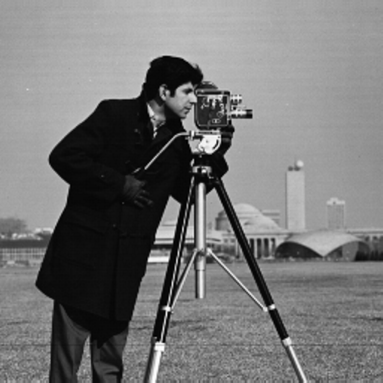
#> input picture Ch03/code/test.png, 383 x 383 px
$ python orb.py
#> lines starting #> are read from the running program, lines starting #| are printed output that depends on the picture
from skimage import data
from skimage.io import imread
from skimage import transform as tf
from skimage.feature import (match_descriptors, corner_harris,
                             corner_peaks, ORB, plot_matches)
from skimage.color import rgb2gray
import matplotlib.pyplot as plt
import numpy as np

# Read the original image
image = imread('test.png')
#> image is the input picture: shape (383, 383, 4); mean R, G, B, A 118.3, 118.3, 118.3, 255

# Remove alpha channel if it exists
if image.shape[-1] == 4:
    image = image[..., :3]
#> image: shape (383, 383, 3)

# Convert the image to grayscale
image_org = rgb2gray(image)

# We prepare another image by rotating it. Only to demonstrate feature matching
image_rot = tf.rotate(image_org, 180)
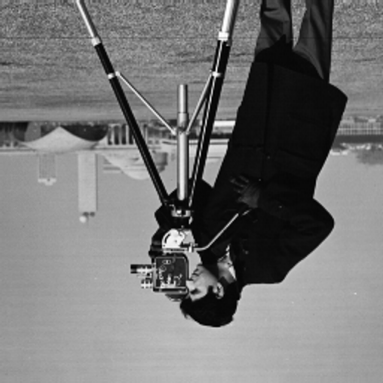
#> image_rot: shape (383, 383) float64; min 0, max 1, mean 0.464

# We create another image by applying an affine transform on the image
tform = tf.AffineTransform(scale=(1.3, 1.1), rotation=0.5,
                           translation=(0, -200))
image_aff = tf.warp(image_org, tform)
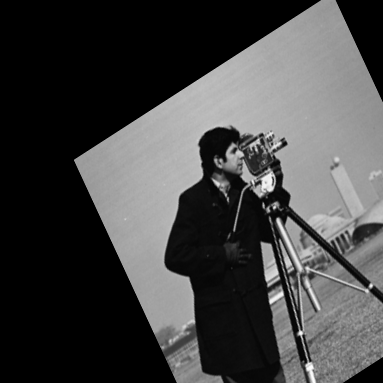
#> image_aff: shape (383, 383) float64; min 0, max 0.998, mean 0.27

# We initialize ORB feature descriptor
descriptor_extractor = ORB(n_keypoints=200)

# We first extract features from the original image
descriptor_extractor.detect_and_extract(image_org)
keypoints_org = descriptor_extractor.keypoints
descriptors_org = descriptor_extractor.descriptors

descriptor_extractor.detect_and_extract(image_rot)
keypoints_rot = descriptor_extractor.keypoints
descriptors_rot = descriptor_extractor.descriptors

descriptor_extractor.detect_and_extract(image_aff)
keypoints_aff = descriptor_extractor.keypoints
descriptors_aff = descriptor_extractor.descriptors

matches_org_rot = match_descriptors(descriptors_org, descriptors_rot, cross_check=True)
matches_org_aff = match_descriptors(descriptors_org, descriptors_aff, cross_check=True)

fig, ax = plt.subplots(nrows=2, ncols=1)

plt.gray()

plot_matches(ax[0], image_org, image_rot, keypoints_org, keypoints_rot, matches_org_rot)
#> (this line was passed over: skimage is not available in this run)
ax[0].axis('off')
ax[0].set_title("Original Image vs. Transformed Image")

plot_matches(ax[1], image_org, image_aff, keypoints_org, keypoints_aff, matches_org_aff)
#> (this line was passed over: skimage is not available in this run)
ax[1].axis('off')
ax[1].set_title("Original Image vs. Transformed Image")

plt.show()

$ run again, with Ch03/code/goldengate1.png copied over Ch03/code/test.png
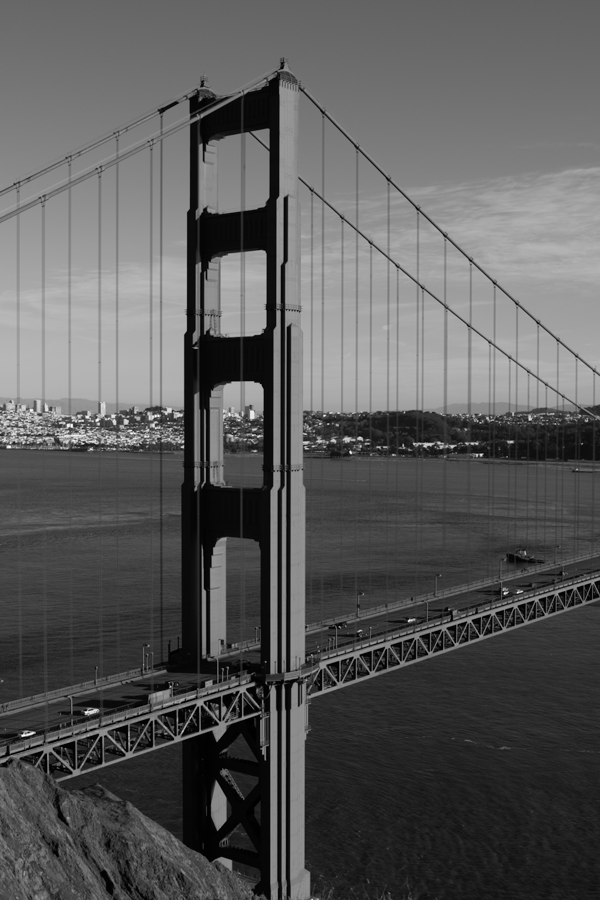
#> input picture Ch03/code/goldengate1.png, 600 x 900 px
#> image is the input picture: shape (900, 600); min 0, max 255, mean 89.9
#> `image_rot = tf.rotate(image_org, 180)`:
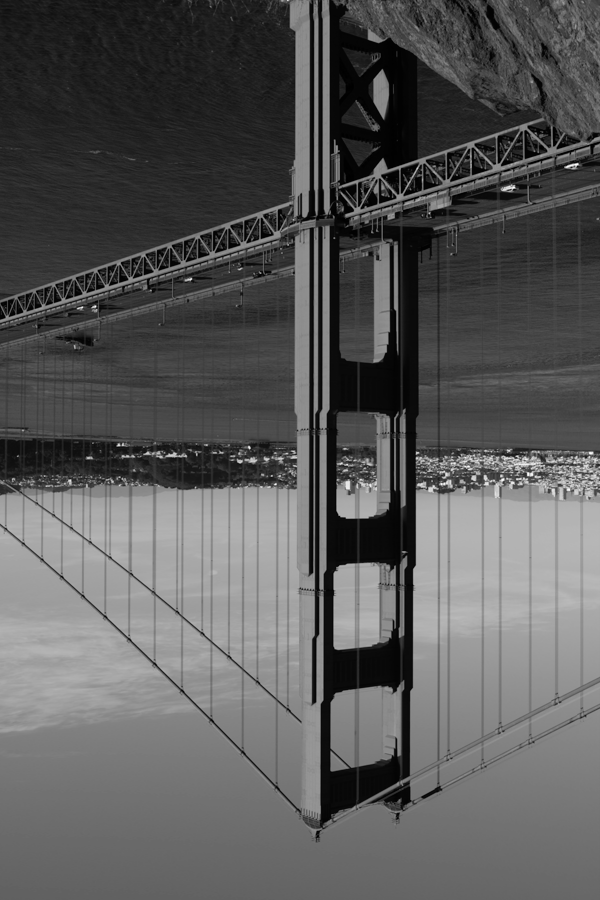
#> image_rot: shape (900, 600) float64; min 0, max 1, mean 0.353
#> `image_aff = tf.warp(image_org, tform)`:
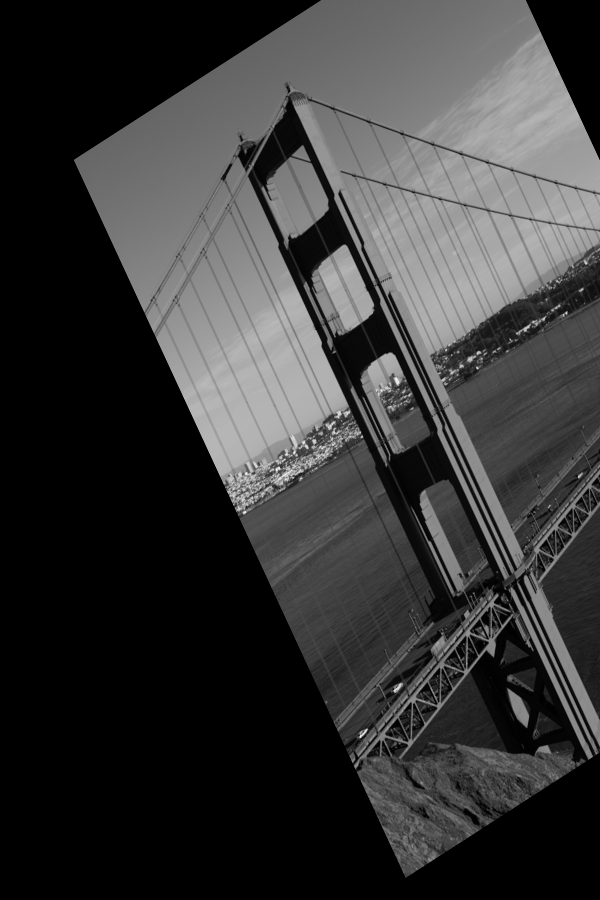
#> image_aff: shape (900, 600) float64; min 0, max 0.987, mean 0.218

$ run again, with Ch03/code/goldengate2.png copied over Ch03/code/test.png
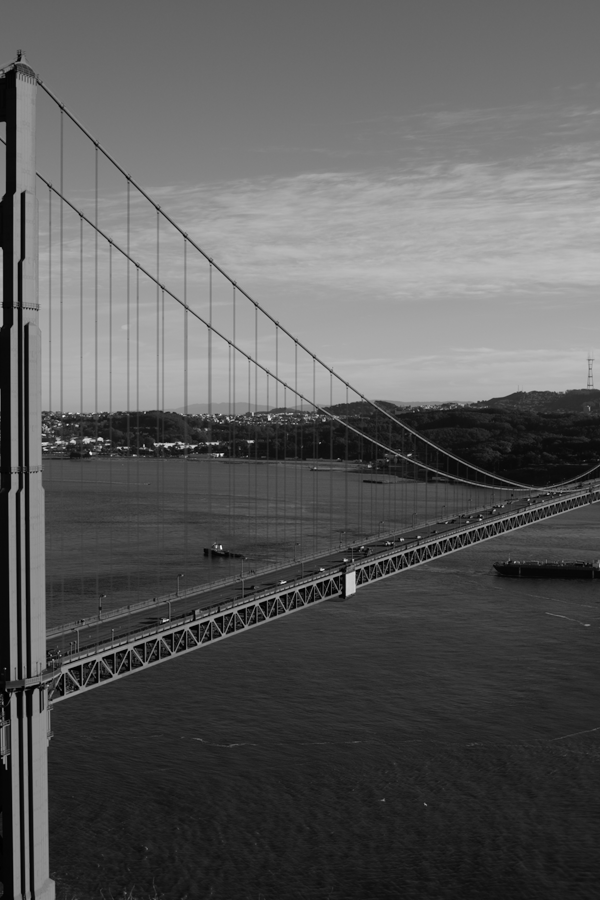
#> input picture Ch03/code/goldengate2.png, 600 x 900 px
#> image is the input picture: shape (900, 600); min 0, max 246, mean 90
#> `image_rot = tf.rotate(image_org, 180)`:
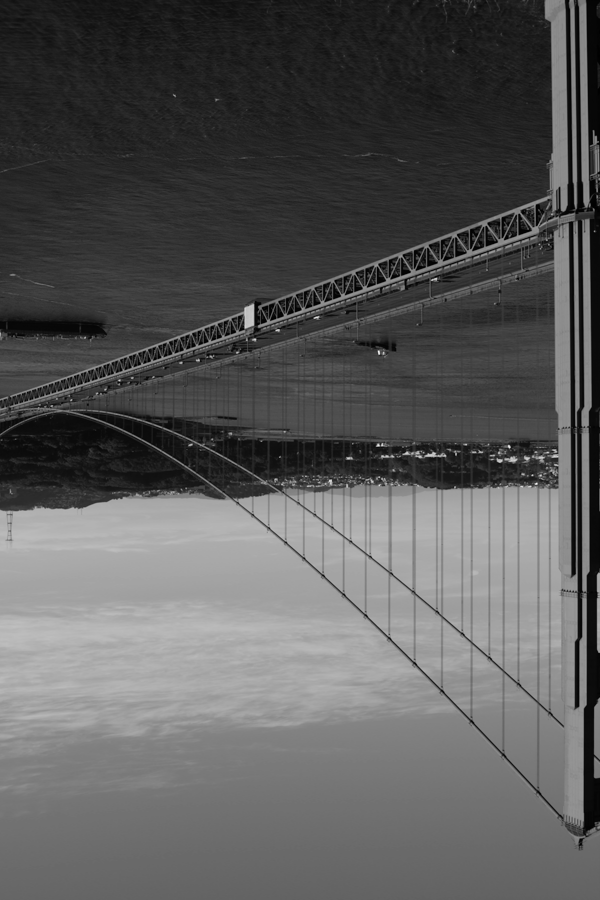
#> image_rot: shape (900, 600) float64; min 0, max 0.965, mean 0.353
#> `image_aff = tf.warp(image_org, tform)`:
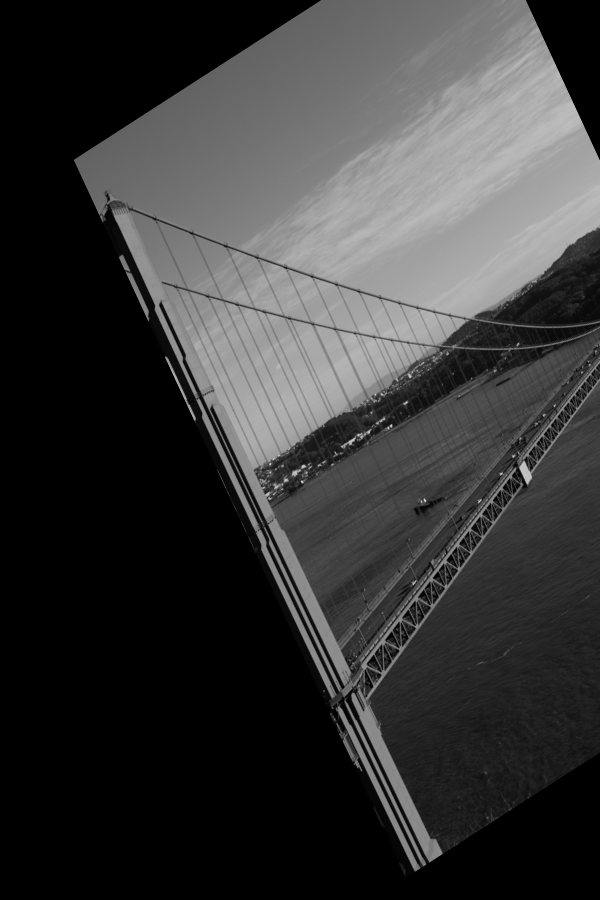
#> image_aff: shape (900, 600) float64; min 0, max 0.838, mean 0.22
